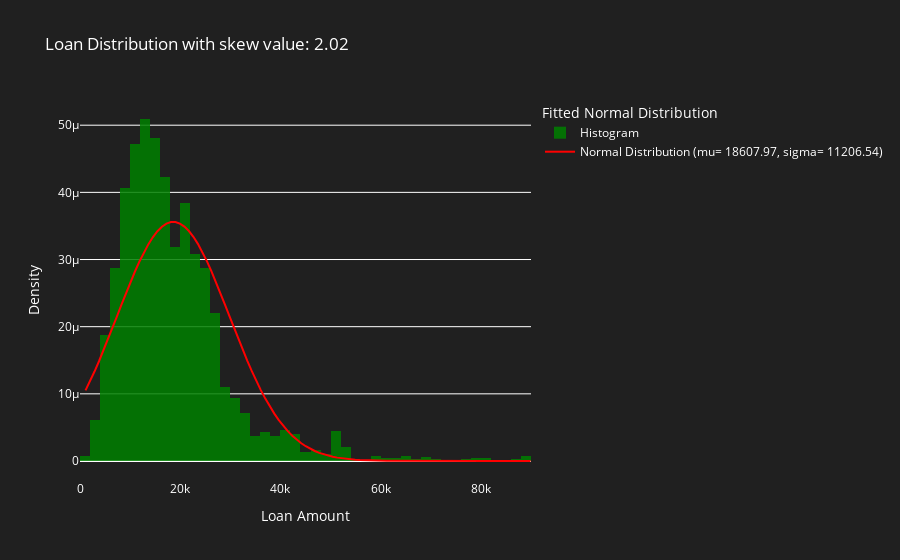

The cell this chart's notebook holds for it:
### Code cell
mu, sigma = stats.norm.fit(df['LOAN'])

hist_data = go.Histogram(x= df['LOAN'], nbinsx= 75, name= 'Histogram', opacity= .85, histnorm='probability density', marker= dict(color= 'green'))

x_norm = np.linspace(df['LOAN'].min(), df['LOAN'].max(), 100)
y_norm = stats.norm.pdf(x_norm, mu, sigma)

norm_data = go.Scatter(x= x_norm, y= y_norm, mode= 'lines', name= f"Normal Distribution (mu= {mu:.2f}, sigma= {sigma:.2f})", line= dict(color="red"))

fig1= go.Figure(data=[hist_data, norm_data])

skew_value = df['LOAN'].skew()

fig1.update_layout(
    title= f'Loan Distribution with skew value: {skew_value:.2f}',
    xaxis_title= "Loan Amount",
    yaxis_title= "Density",
    legend_title_text= "Fitted Normal Distribution",
    plot_bgcolor= 'rgba(32,32,32,1)',
    paper_bgcolor= 'rgba(32,32,32,1)',
    font= dict(color= 'white')
)

### Figure 1 — Plotly figure (JSON) as saved in the notebook; plotly's stock layout.template omitted (floating-point values rounded to 4 significant figures; data arrays with more than 128 entries replaced by an {"elided": "..."} marker saying what was removed)
{"data": [{"histnorm": "probability density", "marker": {"color": "green"}, "name": "Histogram", "nbinsx": 75, "opacity": 0.85, "type": "histogram", "x": {"elided": "5960 int values"}}, {"line": {"color": "red"}, "mode": "lines", "name": "Normal Distribution (mu= 18607.97, sigma= 11206.54)", "type": "scatter", "x": [1100, 1997.0, 2894.0, 3791.0, 4688.0, 5585.0, 6482.0, 7379.0, 8276.0, 9173.0, 10070.0, 10970.0, 11860.0, 12760.0, 13660.0, 14550.0, 15450.0, 16350.0, 17250.0, 18140.0, 19040.0, 19940.0, 20830.0, 21730.0, 22630.0, 23520.0, 24420.0, 25320.0, 26220.0, 27110.0, 28010.0, 28910.0, 29800.0, 30700, 31600.0, 32490.0, 33390.0, 34290.0, 35180.0, 36080.0, 36980.0, 37880.0, 38770.0, 39670.0, 40570.0, 41460.0, 42360.0, 43260.0, 44150.0, 45050.0, 45950.0, 46850.0, 47740.0, 48640.0, 49540.0, 50430.0, 51330.0, 52230.0, 53120.0, 54020.0, 54920.0, 55820.0, 56710.0, 57610.0, 58510.0, 59400.0, 60300, 61200.0, 62090.0, 62990.0, 63890.0, 64780.0, 65680.0, 66580.0, 67480.0, 68370.0, 69270.0, 70170.0, 71060.0, 71960.0, 72860.0, 73750.0, 74650.0, 75550.0, 76450.0, 77340.0, 78240.0, 79140.0, 80030.0, 80930.0, 81830.0, 82720.0, 83620.0, 84520.0, 85420.0, 86310.0, 87210.0, 88110.0, 89000.0, 89900], "y": [1.051e-05, 1.187e-05, 1.332e-05, 1.485e-05, 1.646e-05, 1.812e-05, 1.982e-05, 2.155e-05, 2.327e-05, 2.498e-05, 2.663e-05, 2.821e-05, 2.97e-05, 3.107e-05, 3.229e-05, 3.334e-05, 3.421e-05, 3.488e-05, 3.534e-05, 3.557e-05, 3.557e-05, 3.535e-05, 3.49e-05, 3.424e-05, 3.338e-05, 3.233e-05, 3.112e-05, 2.976e-05, 2.827e-05, 2.669e-05, 2.504e-05, 2.334e-05, 2.161e-05, 1.989e-05, 1.819e-05, 1.652e-05, 1.491e-05, 1.338e-05, 1.192e-05, 1.056e-05, 9.288e-06, 8.119e-06, 7.053e-06, 6.087e-06, 5.22e-06, 4.448e-06, 3.766e-06, 3.168e-06, 2.649e-06, 2.2e-06, 1.815e-06, 1.489e-06, 1.213e-06, 9.818e-07, 7.897e-07, 6.312e-07, 5.012e-07, 3.955e-07, 3.101e-07, 2.416e-07, 1.87e-07, 1.438e-07, 1.099e-07, 8.344e-08, 6.295e-08, 4.719e-08, 3.515e-08, 2.601e-08, 1.913e-08, 1.398e-08, 1.015e-08, 7.321e-09, 5.247e-09, 3.737e-09, 2.644e-09, 1.859e-09, 1.299e-09, 9.017e-10, 6.219e-10, 4.262e-10, 2.902e-10, 1.964e-10, 1.32e-10, 8.819e-11, 5.853e-11, 3.86e-11, 2.53e-11, 1.647e-11, 1.065e-11, 6.849e-12, 4.374e-12, 2.776e-12, 1.751e-12, 1.097e-12, 6.828e-13, 4.223e-13, 2.596e-13, 1.585e-13, 9.619e-14, 5.799e-14]}], "layout": {"font": {"color": "white"}, "legend": {"title": {"text": "Fitted Normal Distribution"}}, "paper_bgcolor": "rgba(32,32,32,1)", "plot_bgcolor": "rgba(32,32,32,1)", "title": {"text": "Loan Distribution with skew value: 2.02"}, "xaxis": {"title": {"text": "Loan Amount"}}, "yaxis": {"title": {"text": "Density"}}}}
